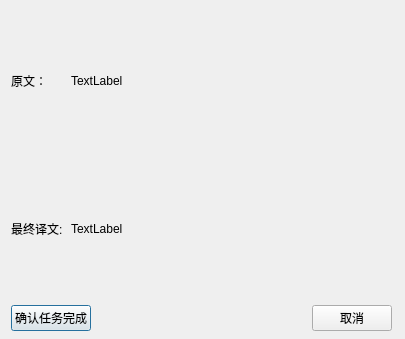
<?xml version="1.0" encoding="UTF-8"?>
<ui version="4.0">
 <class>View_Final_Result</class>
 <widget class="QDialog" name="View_Final_Result">
  <property name="geometry">
   <rect>
    <x>0</x>
    <y>0</y>
    <width>405</width>
    <height>339</height>
   </rect>
  </property>
  <property name="windowTitle">
   <string>最终译文</string>
  </property>
  <widget class="QWidget" name="">
   <property name="geometry">
    <rect>
     <x>11</x>
     <y>10</y>
     <width>381</width>
     <height>321</height>
    </rect>
   </property>
   <layout class="QVBoxLayout" name="verticalLayout">
    <item>
     <layout class="QHBoxLayout" name="horizontalLayout_3" stretch="1,6">
      <item>
       <widget class="QLabel" name="label_2">
        <property name="text">
         <string>原文：</string>
        </property>
       </widget>
      </item>
      <item>
       <widget class="QLabel" name="label_content">
        <property name="text">
         <string>TextLabel</string>
        </property>
       </widget>
      </item>
     </layout>
    </item>
    <item>
     <layout class="QHBoxLayout" name="horizontalLayout" stretch="1,6">
      <item>
       <widget class="QLabel" name="label">
        <property name="text">
         <string>最终译文:</string>
        </property>
       </widget>
      </item>
      <item>
       <widget class="QLabel" name="label_finalresult">
        <property name="text">
         <string>TextLabel</string>
        </property>
       </widget>
      </item>
     </layout>
    </item>
    <item>
     <layout class="QHBoxLayout" name="horizontalLayout_2">
      <item>
       <widget class="QPushButton" name="pushButton_ok">
        <property name="text">
         <string>确认任务完成</string>
        </property>
       </widget>
      </item>
      <item>
       <spacer name="horizontalSpacer">
        <property name="orientation">
         <enum>Qt::Horizontal</enum>
        </property>
        <property name="sizeHint" stdset="0">
         <size>
          <width>40</width>
          <height>20</height>
         </size>
        </property>
       </spacer>
      </item>
      <item>
       <widget class="QPushButton" name="pushButton_cancel">
        <property name="text">
         <string>取消</string>
        </property>
       </widget>
      </item>
     </layout>
    </item>
   </layout>
  </widget>
 </widget>
 <resources/>
 <connections/>
</ui>
